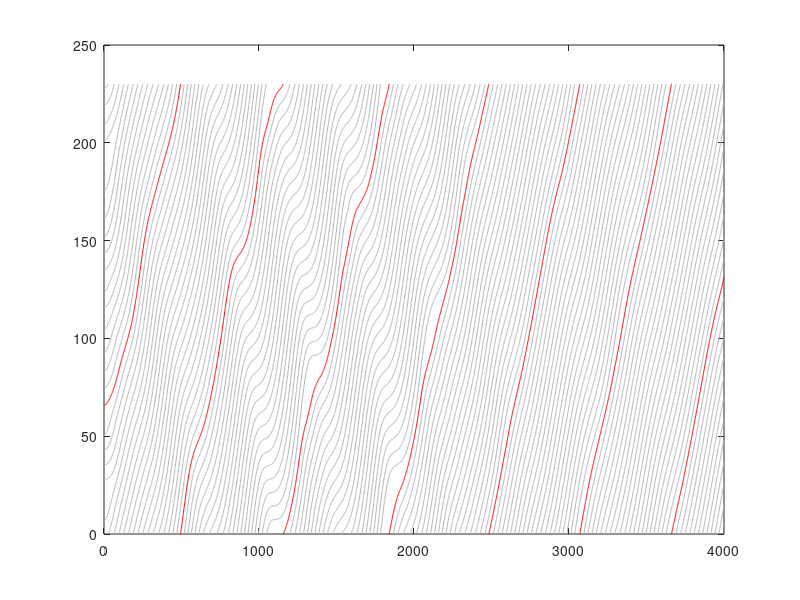
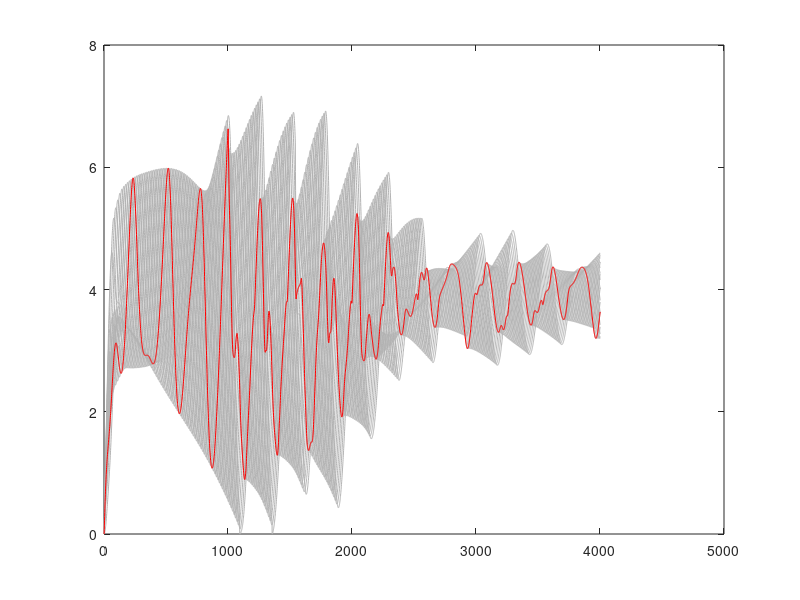

Write the MATLAB code that produced these figures, in order.
load('saveddata_230_single_lane_new_congestion_benign.mat')
%%
pos_total=pos_total(2:4001,:);
veh_total=speed_total(2:4001,:);
pos_total=pos_total';
veh_total=veh_total';
x_plot_1=[];
pos_plot_1=[];
v_plot_1=[];
for i=1:21
    t=1;
    start_x=0;
    start_pos=pos_total(i,1);
    start_v=veh_total(i,1);
    m=1;
    t_total=t;
    for j=1:3999
        if pos_total(i,j)>pos_total(i,j+1)
            x_plot_1{i,m}=start_x;
            x_plot_1{i,m}=[x_plot_1{i,m} t:j];
            
            end_x=(230-pos_total(i,j))/((230-pos_total(i,j))+pos_total(i,j+1))+j;
            x_plot_1{i,m}=[x_plot_1{i,m} end_x];
            
            pos_plot_1{i,m}=start_pos;
            pos_plot_1{i,m}=[pos_plot_1{i,m} pos_total(i,t:j)];
            pos_plot_1{i,m}=[pos_plot_1{i,m} 230];
            v_plot_1{i,m}=start_v;
            v_plot_1{i,m}=[v_plot_1{i,m} veh_total(i,t:j)];
            v_plot_1{i,m}=[v_plot_1{i,m} veh_total(i,j)];
            t=j+1;
            m=m+1;
            start_x=end_x;
            start_pos=0;
            start_v=veh_total(i,j);
        end
    end
            x_plot_1{i,m}=start_x;
            x_plot_1{i,m}=[x_plot_1{i,m} t:4000];
            
            pos_plot_1{i,m}=start_pos;
            pos_plot_1{i,m}=[pos_plot_1{i,m} pos_total(i,t:4000)];
            
            v_plot_1{i,m}=start_v;
            v_plot_1{i,m}=[v_plot_1{i,m} veh_total(i,t:4000)];
            
            t=j+1;
            
    
end
%%
 
[n,m]=size(x_plot_1);
figure
for i=2:n
    for j=1:m
        if ~isempty(x_plot_1{i,j})
            plot(x_plot_1{i,j},pos_plot_1{i,j},'color',[0.7 0.7 0.7])
            %mesh(x_plot{i,j},pos_plot{i,j},v_plot{i,j})
            hold on
 
        end
    end     
end
 
 
for i=1:1
    for j=1:m        
        if ~isempty(x_plot_1{i,j})
            plot(x_plot_1{i,j},pos_plot_1{i,j},'r')
            %mesh(x_plot{i,j},pos_plot{i,j},v_plot{i,j})
            hold on
 
        end
    end
end

%%
figure
for i=1:21
    plot(speed_total(:,i),'color',[0.7 0.7 0.7])
    hold on
end
plot(speed_total(:,1),'r')

